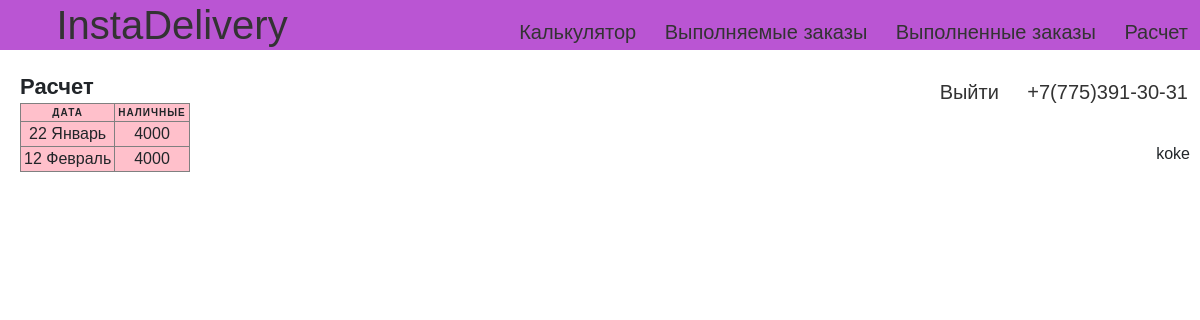
Page /users/private/raschet/ (signed in) on the committed database.
### Lallog/models.py (models this page shows, shortened)
class TestOrder(models.Model):
	client=models.ForeignKey(settings.AUTH_USER_MODEL,on_delete=models.CASCADE)
	marshrut=models.CharField(max_length=200)
	ves=models.DecimalField(decimal_places=0,max_digits=1000,default=10)
	from_address=models.CharField(max_length=200)
	from_phone=models.CharField(max_length=200)
	from_comment=models.CharField(max_length=200)
	to=models.CharField(max_length=200)
	to_phone=models.CharField(max_length=200)
	to_date=models.CharField(max_length=200)
	to_date_until=models.CharField(max_length=200)
	to_comment=models.CharField(max_length=200)
	distance=models.DecimalField(decimal_places=0,max_digits=1000,default=10)
	itog=models.DecimalField(decimal_places=0,max_digits=1000,default=10)
	curier = models.ForeignKey(Curier,on_delete=models.CASCADE,default=None,related_name="choiced_curier",blank=True,null=True)
	nal=models.DecimalField(decimal_places=0,max_digits=1000,default=0)
	raschet=models.DecimalField(decimal_places=0,max_digits=1000,default=0)
	status = models.CharField(max_length=200,default="Ожидание")
	curier_money = models.DecimalField(decimal_places=0,max_digits=1000,default=0)
	__original_curier = None
	def __init__(self,*args,**kwargs):
		print("Object was created")
		super(TestOrder,self).__init__(*args,**kwargs)
		self.__origin_curier = self.curier

### users/views.py (the view)
# urls.py: path("private/raschet/",views.private_raschet,name="private_raschet"),
def private_raschet(request):
    client = request.user
    orders_completed = TestOrder.objects.filter(status="Доставлен",client=client)
    mydata = list(orders_completed.values_list("to_date"))
    days=[]
    for i in mydata:
        days.append(i[0])
    days=set(days)
    analyze=[]
    for i in days:
	    order = orders_completed.filter(to_date=i)
	    sumi=0
	    for j in order:
	        sumi+=j.raschet
	    temp={
	    "day":i,
	    "sum":int(sumi)
	    }
	    analyze.append(temp)
    print(analyze)
    ctx={
		"analyze":analyze,
	}
    return render(request,"users/raschet.html",context=ctx)

### users/templates/users/raschet.html (shortened to what this page needs)
{%extends 'users/base.html'%}
{%load static%}
{%block content%}
<div class="lichka">
    <div class="lichka_prav">
        <caption>Расчет</caption>
        <table border="1" id="table_empty">
            <thead>
            <tr>
                <th>Дата</th>
                <th>Наличные</th>
            </tr>
            </thead>
            {%for i in analyze%}
            <tr>
                <td data-label="Дата">{{i.day}}</td>
                <td data-label="Оплата">{{i.sum}}</td>
            </tr>
            {%endfor%}
        </table>
    </div>
</div>
{%endblock content%}

### users/templates/users/base.html (shortened to what this page needs)
{% load static %}
<html lang="en">
<head>
    <link rel="stylesheet" href="https://use.fontawesome.com/releases/v5.8.2/css/all.css">
    <link rel="stylesheet" href="https://stackpath.bootstrapcdn.com/bootstrap/4.3.1/css/bootstrap.min.css">
    <link href="{% static 'css/style.css' %}" rel="stylesheet" />
    <body>
        <div class="menu">
            <div class="links">
                <a href="{% url 'Home' %}" class="menu-icon">InstaDelivery</a>
                <a href="{% url 'kalkul' %}" class="menu-item">Калькулятор</a>
                <a href="{% url 'private' %}" class="menu-item">Выполняемые заказы</a>
                <a href="{% url 'private_success' %}" class="menu-item">Выполненные заказы</a>
                <a href="{% url 'private_raschet' %}" class="menu-item">Расчет</a>
                <a href="{% url 'user_logout' %}" class="menu-item">Выйти</a>
                <a href="#" class="myLinkModal menu-item" id="menu-syte">+7(775)391-30-31</a>
            </div>
            <div class="username">
                {%if user.is_authenticated%} {{user.username}}
            </div>
        </div>
        {%endif%} {%block content%} {%endblock content%}
    </body>
</html>

### Lallog/static/css/style.css (style rules this page uses)
* { padding: 0; margin: 0; }
div { box-sizing: border-box; }
#table_empty { background-color: #FFC0CB; }
table { width: 100%; margin:0; padding:0; border-collapse: collapse; border-spacing: 0; }
table tr { padding: 3px; }
table th, table td { padding: 3px; text-align: center; }
table th { text-transform: uppercase; font-size: 10px; letter-spacing: 1px; }
body { font-family: sans-serif; }
.menu { text-align: right; background: #BA55D3; height: 50px; }
.menu-item { display: inline-block; color:#333; font-size: 20px; line-height: 30px; padding: 15px 12px; text-decoration: none; }
.menu-icon { display: inline-block; color:#333; font-size: 40px; line-height: 30px; padding: 10px 15px; margin-right: 200px; text-decoration: none; }
.username { margin-right: 10px; margin-top: 20px; }
.lichka { display: flex; }
.lichka_prav { margin-left: 20px; margin-right: 20px; margin-top: 20px; font-weight: bold; font-family: Open+Sans; font-size: 22px; }

### rows in the picture
TestOrder: day "22 Январь", sum "4000"
TestOrder: day "12 Февраль", sum "4000"

### other values in the picture
{{ user.username }} "koke"
